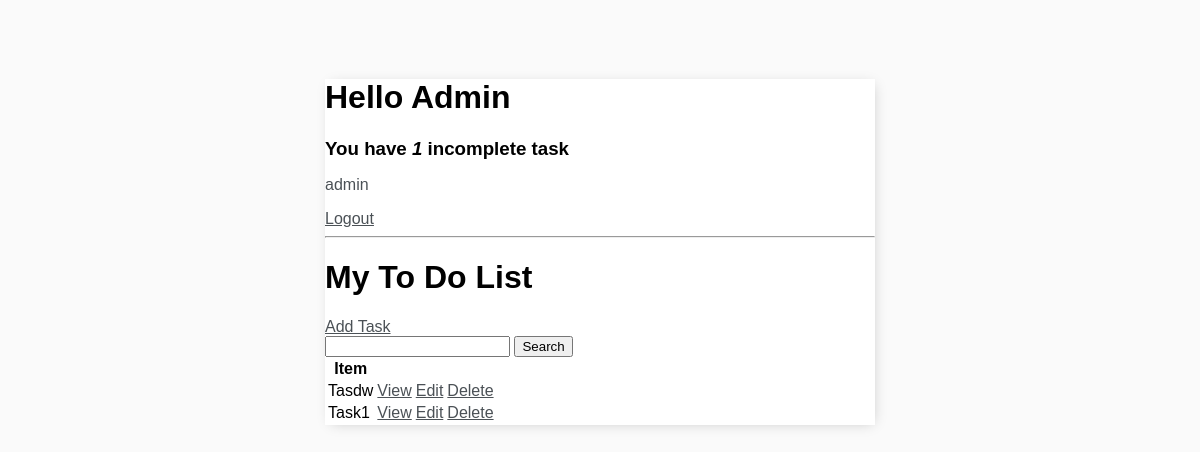
The app's page / (signed in), older data.
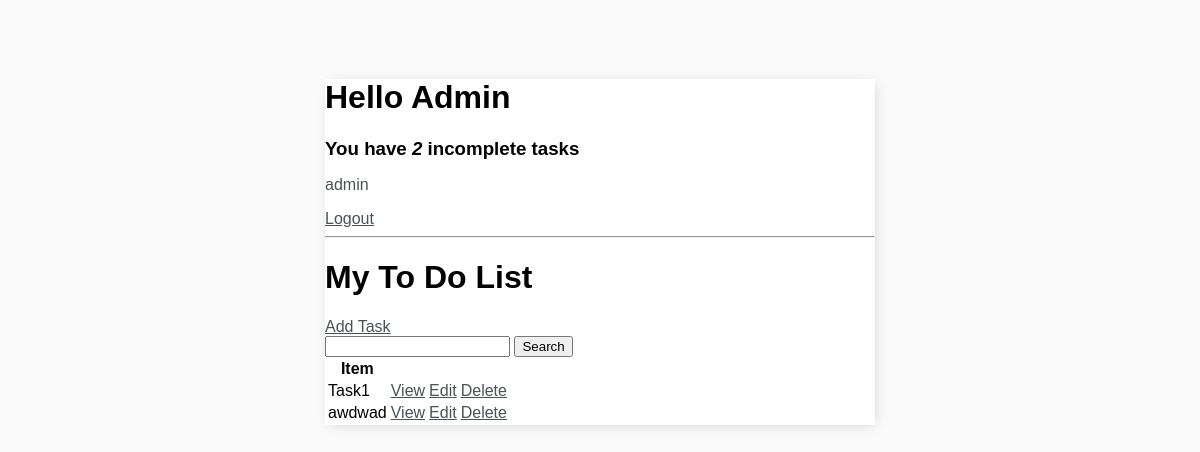
The same page, newer data.
### base/models.py (models this page shows, shortened)
class Task(models.Model):
    user = models.ForeignKey(User, on_delete=models.CASCADE, null=True, blank=True)
    title = models.CharField(max_length=200)
    description = models.TextField(null=True, blank=True)
    complete = models.BooleanField(default=False)
    created = models.DateTimeField(auto_now_add=True)
    class Meta:
        ordering = ['complete']

### base/views.py (the view)
class TaskList(LoginRequiredMixin, ListView):
    model = Task
    context_object_name = 'tasks'
    def get_context_data(self, **kwargs):
        context = super().get_context_data(**kwargs)
        context['tasks'] = context['tasks'].filter(user=self.request.user)
        context['count'] = context['tasks'].filter(complete=False).count()
        search_input = self.request.GET.get('search-area') or ''
        if search_input:
            context['tasks'] = context['tasks'].filter(title__startswith=search_input)
        context['search_input'] = search_input
        return context

### base/templates/base/task_list.html
{% extends 'base/main.html' %}
{% block content %}
<div class="header-bar">
    <div>
        <h1>Hello {{request.user|title}}</h1>
        <h3 style="margin:0">You have <i>{{count}}</i> incomplete task{{ count|pluralize:"s" }}</h3>
    </div>
</div>
{% if request.user.is_authenticated %}
<p>{{request.user}}</p>
<a href="{% url 'logout' %}">Logout</a>
{% else %}
<a href="{% url 'login' %}">Login</a>
{% endif %}
<hr>
<h1>My To Do List {{color}}</h1>
<a href="{% url 'task-create' %}">Add Task</a>
<form method="GET">
    <input type="text" name="search-area" value="{{search_input}}">
    <input type="submit" value="Search">
</form>
<table>
    <tr>
        <th>Item</th>
        <th></th>
    </tr>
    {% for task in tasks %}
    <tr>
        <td>{{task.title}}</td>
        <td><a href="{% url 'task' task.id %}">View</a></td>
        <td><a href="{% url 'task-update' task.id %}">Edit</a></td>
        <td><a href="{% url 'task-delete' task.id %}">Delete</a></td>
    </tr>
    {% empty %}
    <h3>No items in list</h3>
    {% endfor %}
</table>
{% endblock content %}

### base/templates/base/main.html (shortened to what this page needs)
<!DOCTYPE html>
<html>
    <head>
    </head>
    <body>
        <div class="container">
            {% block content %}
            {% endblock content %}
        </div>
    </body>
</html>

### base/templates/base/main.html (style rules this page uses)
body { background-color: #FAFAFA; font-family: 'Nunit', sans-serif; padding-top: 50px; }
h1, h2, h3, h4, h5, h6 { font-family: 'Raleway', sans-serif; }
a, p { color: #4b5156 }
.container { max-width: 550px; margin: auto; background-color: #fff; -webkit-box-shadow: 2px 2px 13px -4px rgba(0, 0, 0, 0.21); box-shadow: 2px 2px 13px -4px rgba(0, 0, 0, 0.21); }

Row changes from the older to the newer data that the page shows:
removed Task: title "Tasdw"
added Task: title "awdwad"
Text that changed along with them:
{{ count }}: "1" → "2"
